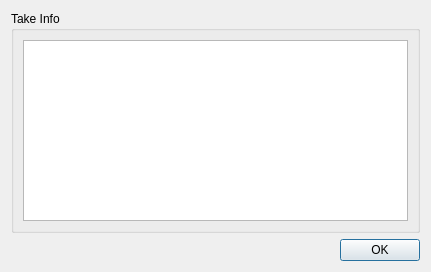
<?xml version="1.0" encoding="UTF-8"?>
<ui version="4.0">
 <class>Dialog_bbRenderBoxx_info</class>
 <widget class="QDialog" name="Dialog_bbRenderBoxx_info">
  <property name="geometry">
   <rect>
    <x>0</x>
    <y>0</y>
    <width>431</width>
    <height>272</height>
   </rect>
  </property>
  <property name="windowTitle">
   <string>ByteBoxx::RENDERBOXX::info v1.01</string>
  </property>
  <layout class="QVBoxLayout" name="verticalLayout_2">
   <item>
    <widget class="QGroupBox" name="groupBox">
     <property name="title">
      <string>Take Info</string>
     </property>
     <layout class="QVBoxLayout" name="verticalLayout">
      <item>
       <widget class="QTableWidget" name="tableWidget_info"/>
      </item>
     </layout>
    </widget>
   </item>
   <item>
    <layout class="QHBoxLayout" name="horizontalLayout">
     <item>
      <spacer name="horizontalSpacer">
       <property name="orientation">
        <enum>Qt::Horizontal</enum>
       </property>
       <property name="sizeHint" stdset="0">
        <size>
         <width>358</width>
         <height>20</height>
        </size>
       </property>
      </spacer>
     </item>
     <item>
      <widget class="QPushButton" name="pushButton_ok">
       <property name="text">
        <string>OK</string>
       </property>
      </widget>
     </item>
    </layout>
   </item>
  </layout>
 </widget>
 <resources/>
 <connections>
  <connection>
   <sender>pushButton_ok</sender>
   <signal>clicked()</signal>
   <receiver>Dialog_bbRenderBoxx_info</receiver>
   <slot>accept()</slot>
   <hints>
    <hint type="sourcelabel">
     <x>475</x>
     <y>305</y>
    </hint>
    <hint type="destinationlabel">
     <x>283</x>
     <y>175</y>
    </hint>
   </hints>
  </connection>
 </connections>
</ui>
